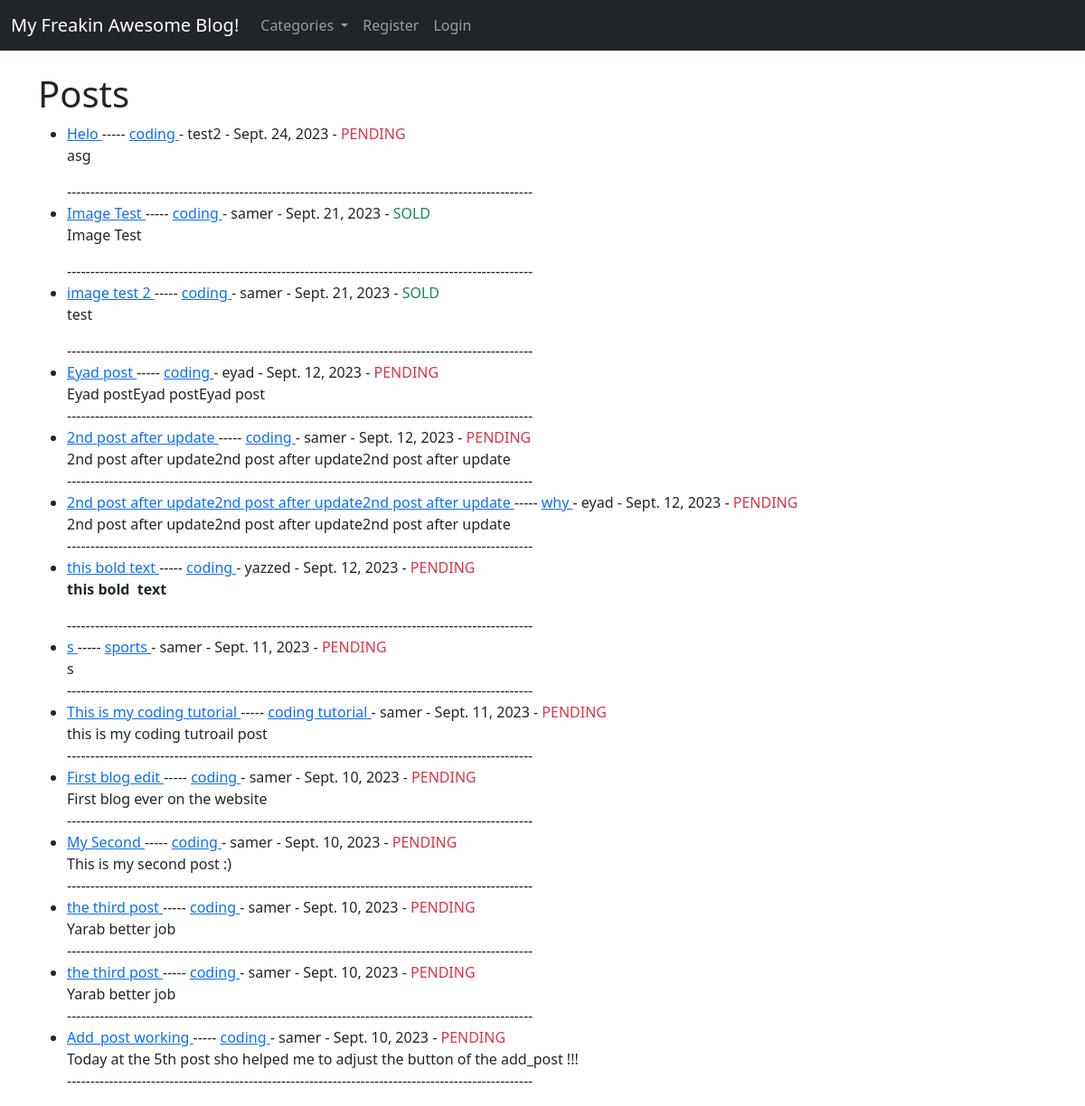
The page / on the database its author committed.
### theblog/models.py (models this page shows, shortened)
class Post(models.Model):
    STATUS_CHOICES = [
        ("PENDING", "PENDING"),
        ("SOLD", "SOLD"),
    ]
    title = models.CharField(max_length=255)
    header_image = models.ImageField(null=True,blank=True,upload_to="images/")
    title_tag = models.CharField(max_length=255)
    author = models.ForeignKey(User,on_delete=models.CASCADE)
    body = RichTextField(blank=True,null=True)
    post_date = models.DateField(auto_now_add=True)
    category = models.CharField(max_length=255,default='coding')
    likes = models.ManyToManyField(User,related_name="blog_posts")
    status = models.CharField(max_length=20,choices=STATUS_CHOICES,default="PENDING")

### theblog/views.py (the view)
# urls.py: path('',HomeView.as_view(), name='home'),
class HomeView(ListView):
    model = Post
    template_name = 'home.html'
    ordering = ['-post_date']
    def get_context_data(self, *args, **kwargs):
        cat_menu = Category.objects.all()
        context = super(HomeView,self).get_context_data(*args, **kwargs)
        context["cat_menu"] = cat_menu
        return context

### theblog/models.py (called while the page is built)
    def __str__(self):
        return self.name

### theblog/templates/home.html (shortened to what this page needs)
{% extends 'base.html' %}
{% block content %}
<h1>Posts</h1>
<ul>
{% for post in object_list %}
    <li><a href ="{% url 'article-detail' post.pk %}">{{post.title}} </a>
        ----- <a href ="{% url 'category' post.category|slugify %}" >{{post.category}} </a> - {{post.author}} - {{post.post_date}} -
        {%if post.status == "PENDING" %}
            <span class ="text-danger">{{post.status}}</span>
            {% else %}
            <span class ="text-success">{{post.status}}</span>
         {% endif %}
        <br/>
    {{post.body |safe |slice:":200"}} </li>
----------------------------------------------------------------------------------------------------
{% endfor %}
</ul>
{% endblock %}

### rows shown on the page
Post: title "Helo", category "coding", author "test2", post_date "Sept. 24, 2023", status "PENDING", body "asg"
Post: title "Image Test", category "coding", author "samer", post_date "Sept. 21, 2023", status "SOLD", body "Image Test"
Post: title "image test 2", category "coding", author "samer", post_date "Sept. 21, 2023", status "SOLD", body "test"
Post: title "Eyad post", category "coding", author "eyad", post_date "Sept. 12, 2023", status "PENDING", body "Eyad postEyad postEyad post"
Post: title "2nd post after update", category "coding", author "samer", post_date "Sept. 12, 2023", status "PENDING", body "2nd post after update2nd post after update2nd post after update"
Post: title "2nd post after update2nd post after update2nd post after update", category "why", author "eyad", post_date "Sept. 12, 2023", status "PENDING", body "2nd post after update2nd post after update2nd post after update"
Post: title "this bold text", category "coding", author "yazzed", post_date "Sept. 12, 2023", status "PENDING", body "this bold text"
Post: title "s", category "sports", author "samer", post_date "Sept. 11, 2023", status "PENDING", body "s"
Post: title "This is my coding tutorial", category "coding tutorial", author "samer", post_date "Sept. 11, 2023", status "PENDING", body "this is my coding tutroail post"
Post: title "First blog edit", category "coding", author "samer", post_date "Sept. 10, 2023", status "PENDING", body "First blog ever on the website"
Post: title "My Second", category "coding", author "samer", post_date "Sept. 10, 2023", status "PENDING", body "This is my second post :)"
Post: title "the third post", category "coding", author "samer", post_date "Sept. 10, 2023", status "PENDING", body "Yarab better job"
Post: title "the third post", category "coding", author "samer", post_date "Sept. 10, 2023", status "PENDING", body "Yarab better job"
Post: title "Add_post working", category "coding", author "samer", post_date "Sept. 10, 2023", status "PENDING", body "Today at the 5th post sho helped me to adjust the button of the add_post !!!"
